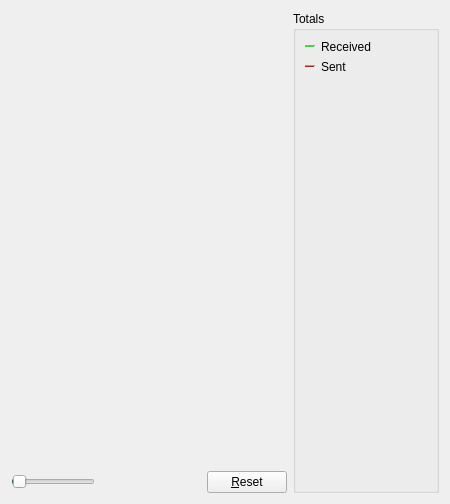
     <widget class="QWidget" name="tab_nettraffic">
      <attribute name="title">
       <string>&amp;Network Traffic</string>
      </attribute>
      <layout class="QHBoxLayout" name="horizontalLayout_3">
       <item>
        <layout class="QVBoxLayout" name="verticalLayout_4">
         <item>
          <widget class="TrafficGraphWidget" name="trafficGraph" native="true">
           <property name="sizePolicy">
            <sizepolicy hsizetype="Expanding" vsizetype="Expanding">
             <horstretch>0</horstretch>
             <verstretch>0</verstretch>
            </sizepolicy>
           </property>
          </widget>
         </item>
         <item>
          <layout class="QHBoxLayout" name="horizontalLayout_2">
           <item>
            <widget class="QSlider" name="sldGraphRange">
             <property name="minimum">
              <number>1</number>
             </property>
             <property name="maximum">
              <number>288</number>
             </property>
             <property name="pageStep">
              <number>12</number>
             </property>
             <property name="value">
              <number>6</number>
             </property>
             <property name="orientation">
              <enum>Qt::Horizontal</enum>
             </property>
            </widget>
           </item>
           <item>
            <widget class="QLabel" name="lblGraphRange">
             <property name="minimumSize">
              <size>
               <width>100</width>
               <height>0</height>
              </size>
             </property>
             <property name="alignment">
              <set>Qt::AlignCenter</set>
             </property>
            </widget>
           </item>
           <item>
            <widget class="QPushButton" name="btnClearTrafficGraph">
             <property name="text">
              <string>&amp;Reset</string>
             </property>
             <property name="autoDefault">
              <bool>false</bool>
             </property>
            </widget>
           </item>
          </layout>
         </item>
        </layout>
       </item>
       <item>
        <layout class="QVBoxLayout" name="verticalLayout">
         <item>
          <widget class="QGroupBox" name="groupBox">
           <property name="title">
            <string>Totals</string>
           </property>
           <layout class="QVBoxLayout" name="verticalLayout_5">
            <item>
             <layout class="QHBoxLayout" name="horizontalLayout_4">
              <item>
               <widget class="Line" name="line">
                <property name="sizePolicy">
                 <sizepolicy hsizetype="Fixed" vsizetype="Fixed">
                  <horstretch>0</horstretch>
                  <verstretch>0</verstretch>
                 </sizepolicy>
                </property>
                <property name="minimumSize">
                 <size>
                  <width>10</width>
                  <height>0</height>
                 </size>
                </property>
                <property name="palette">
                 <palette>
                  <active>
                   <colorrole role="Button">
                    <brush brushstyle="SolidPattern">
                     <color alpha="255">
                      <red>64</red>
                      <green>65</green>
                      <blue>66</blue>
                     </color>
                    </brush>
                   </colorrole>
                   <colorrole role="Light">
                    <brush brushstyle="SolidPattern">
                     <color alpha="255">
                      <red>0</red>
                      <green>255</green>
                      <blue>0</blue>
                     </color>
                    </brush>
                   </colorrole>
                   <colorrole role="Base">
                    <brush brushstyle="SolidPattern">
                     <color alpha="255">
                      <red>64</red>
                      <green>65</green>
                      <blue>66</blue>
                     </color>
                    </brush>
                   </colorrole>
                   <colorrole role="Window">
                    <brush brushstyle="SolidPattern">
                     <color alpha="255">
                      <red>64</red>
                      <green>65</green>
                      <blue>66</blue>
                     </color>
                    </brush>
                   </colorrole>
                  </active>
                  <inactive>
                   <colorrole role="Button">
                    <brush brushstyle="SolidPattern">
                     <color alpha="255">
                      <red>64</red>
                      <green>65</green>
                      <blue>66</blue>
                     </color>
                    </brush>
                   </colorrole>
                   <colorrole role="Light">
                    <brush brushstyle="SolidPattern">
                     <color alpha="255">
                      <red>0</red>
                      <green>255</green>
                      <blue>0</blue>
                     </color>
                    </brush>
                   </colorrole>
                   <colorrole role="Base">
                    <brush brushstyle="SolidPattern">
                     <color alpha="255">
                      <red>64</red>
                      <green>65</green>
                      <blue>66</blue>
                     </color>
                    </brush>
                   </colorrole>
                   <colorrole role="Window">
                    <brush brushstyle="SolidPattern">
                     <color alpha="255">
                      <red>64</red>
                      <green>65</green>
                      <blue>66</blue>
                     </color>
                    </brush>
                   </colorrole>
                  </inactive>
                  <disabled>
                   <colorrole role="Button">
                    <brush brushstyle="SolidPattern">
                     <color alpha="255">
                      <red>64</red>
                      <green>65</green>
                      <blue>66</blue>
                     </color>
                    </brush>
                   </colorrole>
                   <colorrole role="Light">
                    <brush brushstyle="SolidPattern">
                     <color alpha="255">
                      <red>0</red>
                      <green>255</green>
                      <blue>0</blue>
                     </color>
                    </brush>
                   </colorrole>
                   <colorrole role="Base">
                    <brush brushstyle="SolidPattern">
                     <color alpha="255">
                      <red>64</red>
                      <green>65</green>
                      <blue>66</blue>
                     </color>
                    </brush>
                   </colorrole>
                   <colorrole role="Window">
                    <brush brushstyle="SolidPattern">
                     <color alpha="255">
                      <red>64</red>
                      <green>65</green>
                      <blue>66</blue>
                     </color>
                    </brush>
                   </colorrole>
                  </disabled>
                 </palette>
                </property>
                <property name="orientation">
                 <enum>Qt::Horizontal</enum>
                </property>
               </widget>
              </item>
              <item>
               <widget class="QLabel" name="label_16">
                <property name="text">
                 <string>Received</string>
                </property>
               </widget>
              </item>
              <item>
               <widget class="QLabel" name="lblBytesIn">
                <property name="minimumSize">
                 <size>
                  <width>50</width>
                  <height>0</height>
                 </size>
                </property>
                <property name="alignment">
                 <set>Qt::AlignRight|Qt::AlignTrailing|Qt::AlignVCenter</set>
                </property>
               </widget>
              </item>
             </layout>
            </item>
            <item>
             <layout class="QHBoxLayout" name="horizontalLayout_5">
              <item>
               <widget class="Line" name="line_2">
                <property name="sizePolicy">
                 <sizepolicy hsizetype="Fixed" vsizetype="Fixed">
                  <horstretch>0</horstretch>
                  <verstretch>0</verstretch>
                 </sizepolicy>
                </property>
                <property name="minimumSize">
                 <size>
                  <width>10</width>
                  <height>0</height>
                 </size>
                </property>
                <property name="palette">
                 <palette>
                  <active>
                   <colorrole role="Button">
                    <brush brushstyle="SolidPattern">
                     <color alpha="255">
                      <red>64</red>
                      <green>65</green>
                      <blue>66</blue>
                     </color>
                    </brush>
                   </colorrole>
                   <colorrole role="Light">
                    <brush brushstyle="SolidPattern">
                     <color alpha="255">
                      <red>255</red>
                      <green>0</green>
                      <blue>0</blue>
                     </color>
                    </brush>
                   </colorrole>
                   <colorrole role="Base">
                    <brush brushstyle="SolidPattern">
                     <color alpha="255">
                      <red>64</red>
                      <green>65</green>
                      <blue>66</blue>
                     </color>
                    </brush>
                   </colorrole>
                   <colorrole role="Window">
                    <brush brushstyle="SolidPattern">
                     <color alpha="255">
                      <red>64</red>
                      <green>65</green>
                      <blue>66</blue>
                     </color>
                    </brush>
                   </colorrole>
                  </active>
                  <inactive>
                   <colorrole role="Button">
                    <brush brushstyle="SolidPattern">
                     <color alpha="255">
                      <red>64</red>
                      <green>65</green>
                      <blue>66</blue>
                     </color>
                    </brush>
                   </colorrole>
                   <colorrole role="Light">
                    <brush brushstyle="SolidPattern">
                     <color alpha="255">
                      <red>255</red>
                      <green>0</green>
                      <blue>0</blue>
                     </color>
                    </brush>
                   </colorrole>
                   <colorrole role="Base">
                    <brush brushstyle="SolidPattern">
                     <color alpha="255">
                      <red>64</red>
                      <green>65</green>
                      <blue>66</blue>
                     </color>
                    </brush>
                   </colorrole>
                   <colorrole role="Window">
                    <brush brushstyle="SolidPattern">
                     <color alpha="255">
                      <red>64</red>
                      <green>65</green>
                      <blue>66</blue>
                     </color>
                    </brush>
                   </colorrole>
                  </inactive>
                  <disabled>
                   <colorrole role="Button">
                    <brush brushstyle="SolidPattern">
                     <color alpha="255">
                      <red>64</red>
                      <green>65</green>
                      <blue>66</blue>
                     </color>
                    </brush>
                   </colorrole>
                   <colorrole role="Light">
                    <brush brushstyle="SolidPattern">
                     <color alpha="255">
                      <red>255</red>
                      <green>0</green>
                      <blue>0</blue>
                     </color>
                    </brush>
                   </colorrole>
                   <colorrole role="Base">
                    <brush brushstyle="SolidPattern">
                     <color alpha="255">
                      <red>64</red>
                      <green>65</green>
                      <blue>66</blue>
                     </color>
                    </brush>
                   </colorrole>
                   <colorrole role="Window">
                    <brush brushstyle="SolidPattern">
                     <color alpha="255">
                      <red>64</red>
                      <green>65</green>
                      <blue>66</blue>
                     </color>
                    </brush>
                   </colorrole>
                  </disabled>
                 </palette>
                </property>
                <property name="orientation">
                 <enum>Qt::Horizontal</enum>
                </property>
               </widget>
              </item>
              <item>
               <widget class="QLabel" name="label_17">
                <property name="text">
                 <string>Sent</string>
                </property>
               </widget>
              </item>
              <item>
               <widget class="QLabel" name="lblBytesOut">
                <property name="minimumSize">
                 <size>
                  <width>50</width>
                  <height>0</height>
                 </size>
                </property>
                <property name="alignment">
                 <set>Qt::AlignRight|Qt::AlignTrailing|Qt::AlignVCenter</set>
                </property>
               </widget>
              </item>
             </layout>
            </item>
            <item>
             <spacer name="verticalSpacer_4">
              <property name="orientation">
               <enum>Qt::Vertical</enum>
              </property>
              <property name="sizeHint" stdset="0">
               <size>
                <width>20</width>
                <height>407</height>
               </size>
              </property>
             </spacer>
            </item>
           </layout>
          </widget>
         </item>
        </layout>
       </item>
      </layout>
     </widget>
